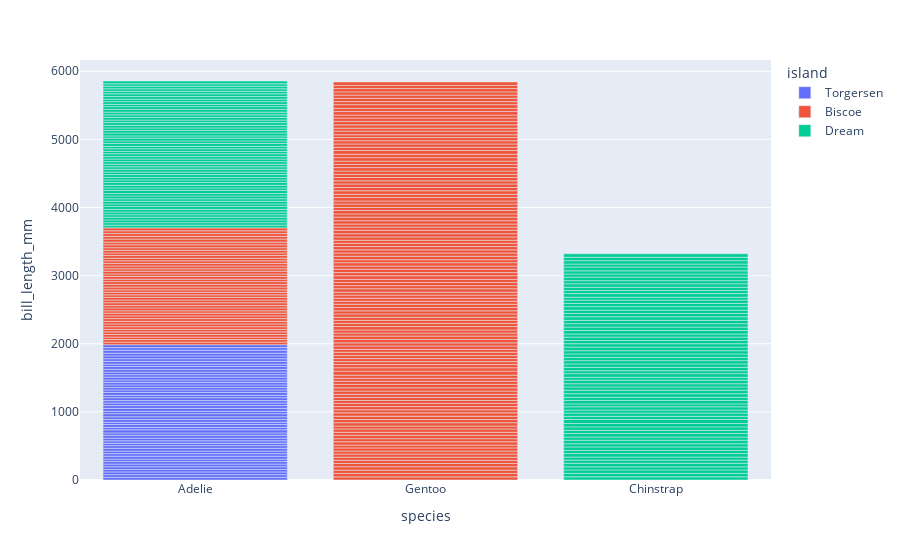

Notebook code for this chart:
### Code cell
data.plot(kind="bar", y="bill_length_mm", x="species", color="island")

### Figure 1 — Plotly figure (JSON) as saved in the notebook; plotly's stock layout.template omitted (floating-point values rounded to 4 significant figures; data arrays with more than 128 entries replaced by an {"elided": "..."} marker saying what was removed)
{"data": [{"alignmentgroup": "True", "hovertemplate": "island=Torgersen<br>species=%{x}<br>bill_length_mm=%{y}<extra></extra>", "legendgroup": "Torgersen", "marker": {"color": "#636efa", "pattern": {"shape": ""}}, "name": "Torgersen", "offsetgroup": "Torgersen", "orientation": "v", "showlegend": true, "textposition": "auto", "type": "bar", "x": ["Adelie", "Adelie", "Adelie", "Adelie", "Adelie", "Adelie", "Adelie", "Adelie", "Adelie", "Adelie", "Adelie", "Adelie", "Adelie", "Adelie", "Adelie", "Adelie", "Adelie", "Adelie", "Adelie", "Adelie", "Adelie", "Adelie", "Adelie", "Adelie", "Adelie", "Adelie", "Adelie", "Adelie", "Adelie", "Adelie", "Adelie", "Adelie", "Adelie", "Adelie", "Adelie", "Adelie", "Adelie", "Adelie", "Adelie", "Adelie", "Adelie", "Adelie", "Adelie", "Adelie", "Adelie", "Adelie", "Adelie", "Adelie", "Adelie", "Adelie", "Adelie", "Adelie"], "xaxis": "x", "y": [39.1, 39.5, 40.3, null, 36.7, 39.3, 38.9, 39.2, 34.1, 42, 37.8, 37.8, 41.1, 38.6, 34.6, 36.6, 38.7, 42.5, 34.4, 46, 35.9, 41.8, 33.5, 39.7, 39.6, 45.8, 35.5, 42.8, 40.9, 37.2, 36.2, 42.1, 34.6, 42.9, 36.7, 35.1, 38.6, 37.3, 35.7, 41.1, 36.2, 37.7, 40.2, 41.4, 35.2, 40.6, 38.8, 41.5, 39, 44.1, 38.5, 43.1], "yaxis": "y"}, {"alignmentgroup": "True", "hovertemplate": "island=Biscoe<br>species=%{x}<br>bill_length_mm=%{y}<extra></extra>", "legendgroup": "Biscoe", "marker": {"color": "#EF553B", "pattern": {"shape": ""}}, "name": "Biscoe", "offsetgroup": "Biscoe", "orientation": "v", "showlegend": true, "textposition": "auto", "type": "bar", "x": {"elided": "168 str values"}, "xaxis": "x", "y": {"elided": "168 float values"}, "yaxis": "y"}, {"alignmentgroup": "True", "hovertemplate": "island=Dream<br>species=%{x}<br>bill_length_mm=%{y}<extra></extra>", "legendgroup": "Dream", "marker": {"color": "#00cc96", "pattern": {"shape": ""}}, "name": "Dream", "offsetgroup": "Dream", "orientation": "v", "showlegend": true, "textposition": "auto", "type": "bar", "x": ["Adelie", "Adelie", "Adelie", "Adelie", "Adelie", "Adelie", "Adelie", "Adelie", "Adelie", "Adelie", "Adelie", "Adelie", "Adelie", "Adelie", "Adelie", "Adelie", "Adelie", "Adelie", "Adelie", "Adelie", "Adelie", "Adelie", "Adelie", "Adelie", "Adelie", "Adelie", "Adelie", "Adelie", "Adelie", "Adelie", "Adelie", "Adelie", "Adelie", "Adelie", "Adelie", "Adelie", "Adelie", "Adelie", "Adelie", "Adelie", "Adelie", "Adelie", "Adelie", "Adelie", "Adelie", "Adelie", "Adelie", "Adelie", "Adelie", "Adelie", "Adelie", "Adelie", "Adelie", "Adelie", "Adelie", "Adelie", "Chinstrap", "Chinstrap", "Chinstrap", "Chinstrap", "Chinstrap", "Chinstrap", "Chinstrap", "Chinstrap", "Chinstrap", "Chinstrap", "Chinstrap", "Chinstrap", "Chinstrap", "Chinstrap", "Chinstrap", "Chinstrap", "Chinstrap", "Chinstrap", "Chinstrap", "Chinstrap", "Chinstrap", "Chinstrap", "Chinstrap", "Chinstrap", "Chinstrap", "Chinstrap", "Chinstrap", "Chinstrap", "Chinstrap", "Chinstrap", "Chinstrap", "Chinstrap", "Chinstrap", "Chinstrap", "Chinstrap", "Chinstrap", "Chinstrap", "Chinstrap", "Chinstrap", "Chinstrap", "Chinstrap", "Chinstrap", "Chinstrap", "Chinstrap", "Chinstrap", "Chinstrap", "Chinstrap", "Chinstrap", "Chinstrap", "Chinstrap", "Chinstrap", "Chinstrap", "Chinstrap", "Chinstrap", "Chinstrap", "Chinstrap", "Chinstrap", "Chinstrap", "Chinstrap", "Chinstrap", "Chinstrap", "Chinstrap", "Chinstrap", "Chinstrap", "Chinstrap", "Chinstrap", "Chinstrap", "Chinstrap"], "xaxis": "x", "y": [39.5, 37.2, 39.5, 40.9, 36.4, 39.2, 38.8, 42.2, 37.6, 39.8, 36.5, 40.8, 36, 44.1, 37, 39.6, 41.1, 37.5, 36, 42.3, 37.3, 41.3, 36.3, 36.9, 38.3, 38.9, 35.7, 41.1, 34, 39.6, 36.2, 40.8, 38.1, 40.3, 33.1, 43.2, 36.8, 37.5, 38.1, 41.1, 35.6, 40.2, 37, 39.7, 40.2, 40.6, 32.1, 40.7, 37.3, 39, 39.2, 36.6, 36, 37.8, 36, 41.5, 46.5, 50, 51.3, 45.4, 52.7, 45.2, 46.1, 51.3, 46, 51.3, 46.6, 51.7, 47, 52, 45.9, 50.5, 50.3, 58, 46.4, 49.2, 42.4, 48.5, 43.2, 50.6, 46.7, 52, 50.5, 49.5, 46.4, 52.8, 40.9, 54.2, 42.5, 51, 49.7, 47.5, 47.6, 52, 46.9, 53.5, 49, 46.2, 50.9, 45.5, 50.9, 50.8, 50.1, 49, 51.5, 49.8, 48.1, 51.4, 45.7, 50.7, 42.5, 52.2, 45.2, 49.3, 50.2, 45.6, 51.9, 46.8, 45.7, 55.8, 43.5, 49.6, 50.8, 50.2], "yaxis": "y"}], "layout": {"autosize": true, "barmode": "relative", "legend": {"title": {"text": "island"}, "tracegroupgap": 0}, "margin": {"t": 60}, "xaxis": {"anchor": "y", "autorange": true, "domain": [0, 1], "range": [-0.5, 2.5], "title": {"text": "species"}, "type": "category"}, "yaxis": {"anchor": "x", "autorange": true, "domain": [0, 1], "range": [0, 6166.0], "title": {"text": "bill_length_mm"}, "type": "linear"}}}
